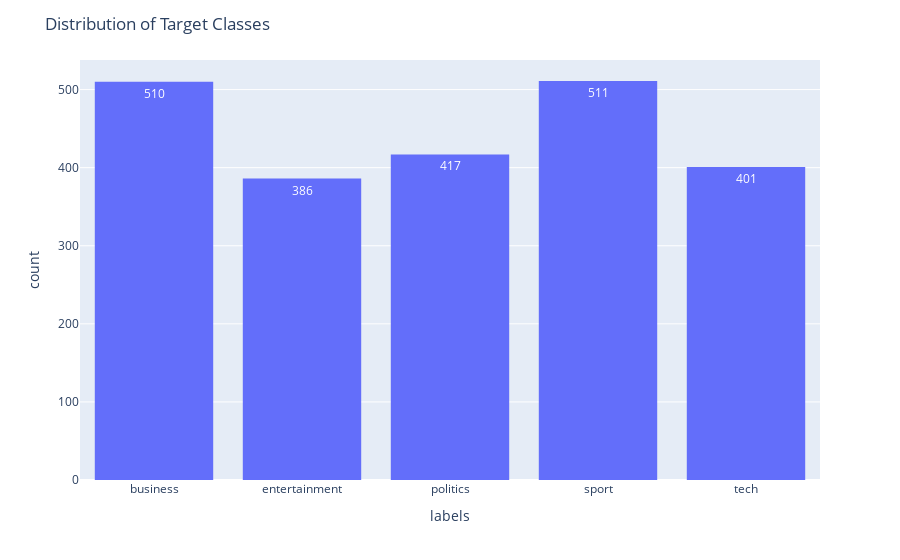

Notebook source saved alongside this figure:
### Code cell
fig = px.histogram(
    dfc,
    x=dfc['labels'],
    text_auto=True,
)

fig.update_layout(
    title='Distribution of Target Classes',
       
)
fig.show()

### Figure 1 — Plotly figure (JSON) as saved in the notebook; plotly's stock layout.template omitted (floating-point values rounded to 4 significant figures; data arrays with more than 128 entries replaced by an {"elided": "..."} marker saying what was removed)
{"data": [{"alignmentgroup": "True", "bingroup": "x", "hovertemplate": "labels=%{x}<br>count=%{y}<extra></extra>", "legendgroup": "", "marker": {"color": "#636efa", "pattern": {"shape": ""}}, "name": "", "offsetgroup": "", "orientation": "v", "showlegend": false, "texttemplate": "%{value}", "type": "histogram", "x": {"elided": "2225 str values"}, "xaxis": "x", "yaxis": "y"}], "layout": {"barmode": "relative", "legend": {"tracegroupgap": 0}, "margin": {"t": 60}, "title": {"text": "Distribution of Target Classes"}, "xaxis": {"anchor": "y", "domain": [0, 1], "title": {"text": "labels"}}, "yaxis": {"anchor": "x", "domain": [0, 1], "title": {"text": "count"}}}}
